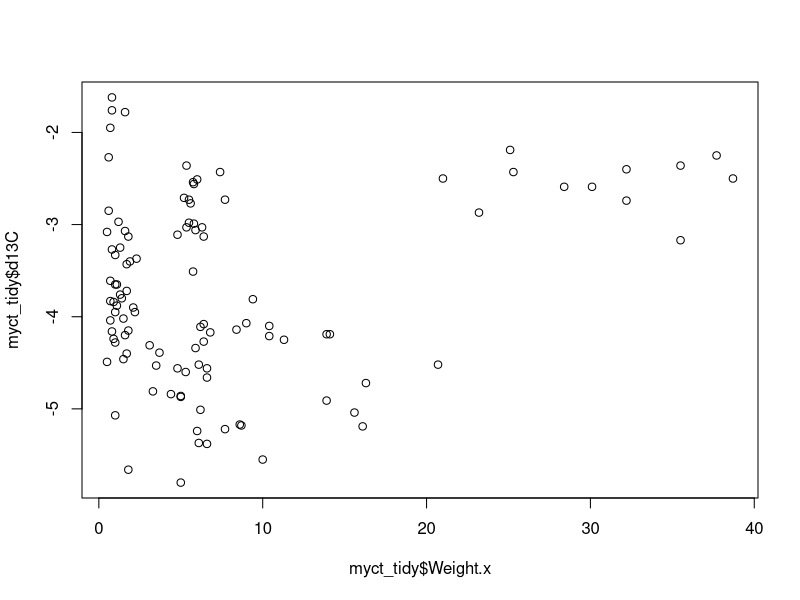
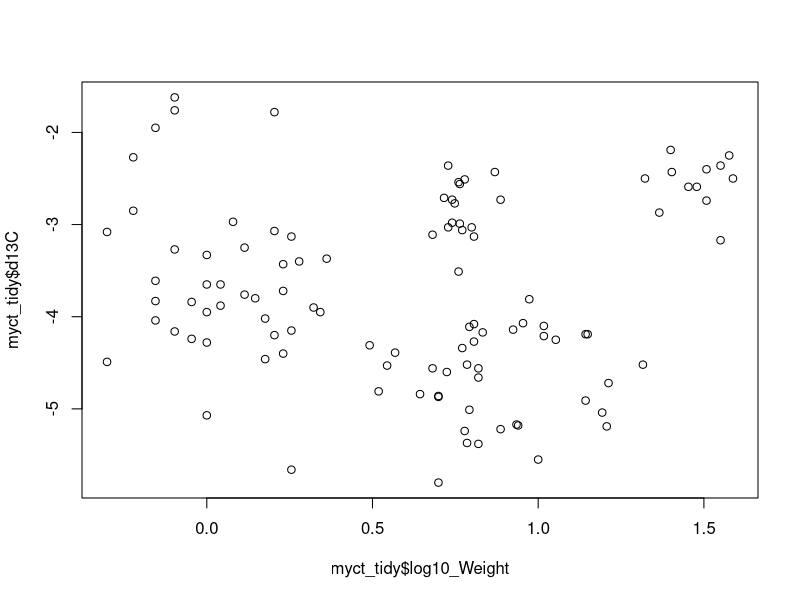
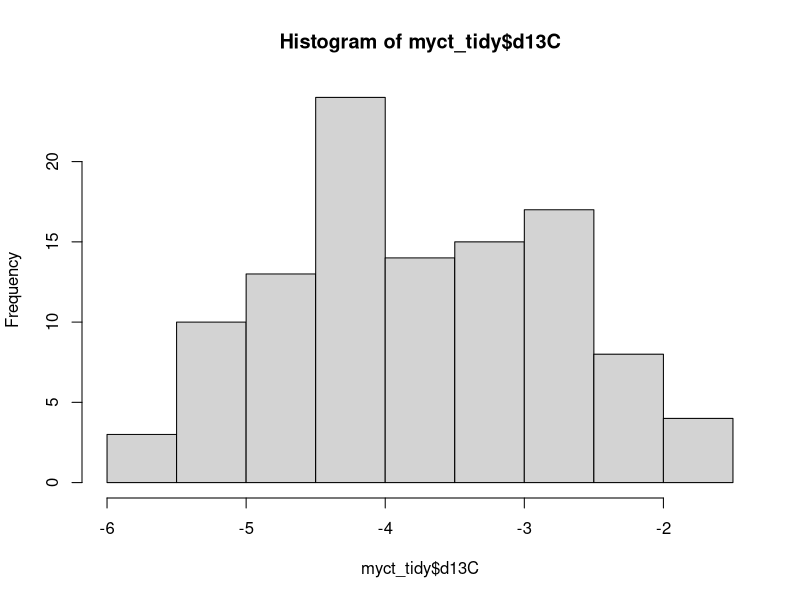
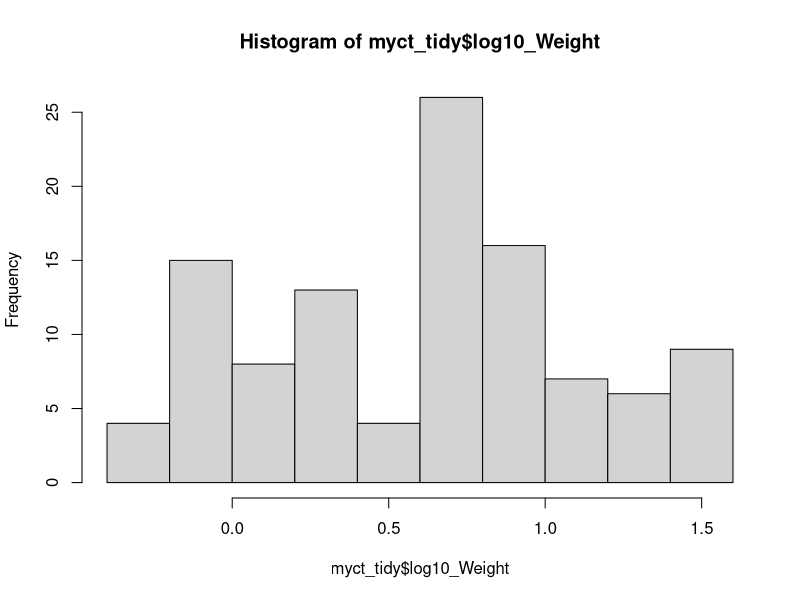

Write R code to recreate these figures, in order.
#### d13C with Weight ####

library(tidyverse)

myct <- read.csv("Data/Myctophids_Master.csv")
myct_tidy <- select(myct, d13C, Weight.x)
myct_tidy <- na.omit(myct_tidy)

## Initial plot - weight vs d13C

plot(myct_tidy$Weight.x, myct_tidy$d13C)

# Log transform weight data

myct_tidy$log10_Weight <- log10(myct_tidy$Weight.x)

plot(myct_tidy$log10_Weight, myct_tidy$d13C)

## Check for normal distributon with K-S test

# d13C

hist(myct_tidy$d13C)

avg <- mean(myct_tidy$d13C, na.rm = TRUE)
sd <- sd(myct_tidy$d13C, na.rm = TRUE)

ks.test(myct_tidy$d13C, "pnorm", avg, sd)

# Normality ok

# log10_Weight

hist(myct_tidy$log10_Weight)

avg <- mean(myct_tidy$log10_Weight, na.rm = TRUE)
sd <- sd(myct_tidy$log10_Weight, na.rm = TRUE)

ks.test(myct_tidy$log10_Weight, "pnorm", avg, sd)

# Normality not OK

## Proceed with Spearman's Rank test as log10_Weight is not normally distributed

cor.test(~ d13C + log10_Weight,
         data = myct_tidy,
         method = "spearman",
         cof.level = 0.95)

# No significant relationship
